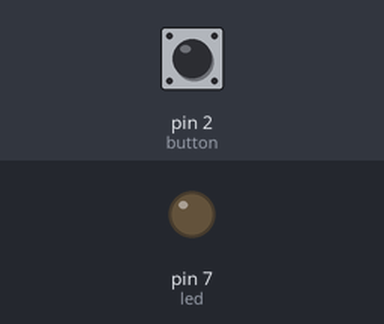
Recording of a sketch running on a simulated Arduino Uno, built with avr-gcc and run on an emulated ATmega328P. Shown: output pins drawn as LEDs (lit = HIGH). Dashed ring = blinking. The test bench sets the inputs (shaded band); at power-on: pin 2 (button) LOW.

Above: at 1.2 s.
1.3 s: pin 2 (button) pulled HIGH for 3.2 s
At 1.9 s:
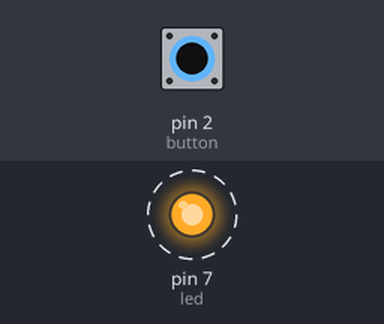
Timing chart, 0 to 5.8 s (numbered marks = the images above; inputs shaded):
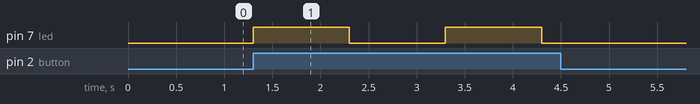

The sketch:

Sketch.ino
```cpp
/*

*/

int led = 7;
int button = 2;
int reading;

void setup() {
  pinMode(7,OUTPUT);
  pinMode(button,INPUT);
  digitalWrite(led, HIGH);
  Serial.begin (9600);
}

void loop() {
  reading = digitalRead(button);
  if (reading == 1){
    digitalWrite(led, HIGH);
    delay (1000);
    digitalWrite(led, LOW);
    delay (1000);
  }else{
    digitalWrite(led, LOW);
  }
  }
```

Measured:
- after the input at 1.3 s, pin 7 (led): alternates HIGH for 1.0 s and LOW for 1.0 s, 4 changes in all, then stays LOW, starting at once
